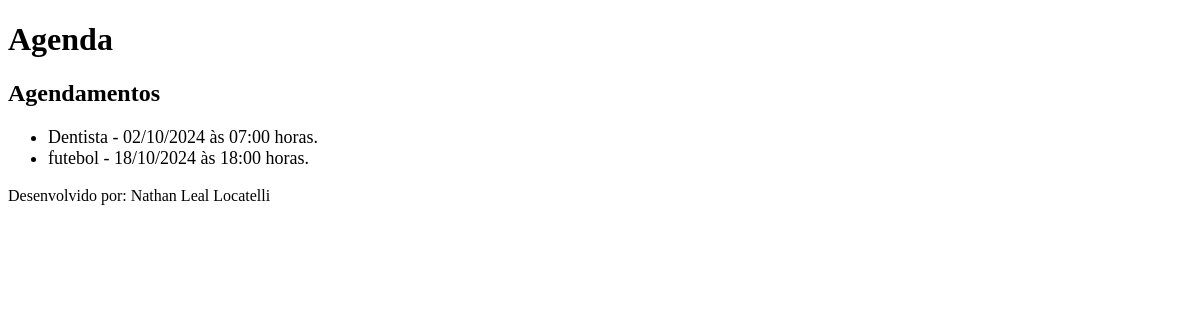
/agenda/, run on an earlier commit of the app's database.
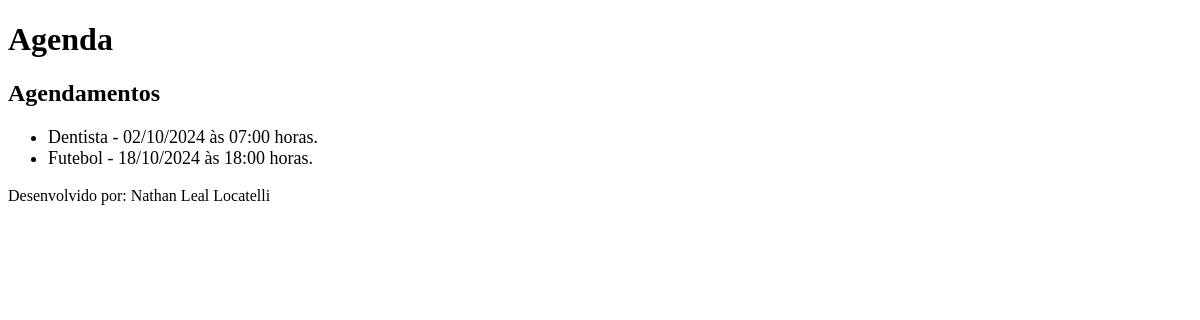
And on a later commit of the database.
### first_page/models.py (models this page shows)
class Evento(models.Model):
    titulo = models.CharField(max_length=100)
    descricao = models.TextField(blank=True, null=True)
    data_evento = models.DateTimeField(verbose_name="Data do Evento")
    data_criacao = models.DateTimeField(auto_now=True)
    usuario = models.ForeignKey(User, on_delete=models.CASCADE)
    class Meta:
        db_table = 'evento'
    def get_data_evento(self):
        return self.data_evento.strftime('%d/%m/%Y às %H:%M horas.')

### first_page/views.py (the view)
# urls.py: path('agenda/', views.lista_eventos),
def lista_eventos(request):
    usuario = request.user
    evento = Evento.objects.all()
    response = {'eventos': evento}
    return render(request, 'agenda.html', response)

### templates/agenda.html
{% extends "model-page.html" %}
{% block content %}
    <h2>Agendamentos</h2>
    <ul style="font-size: 18px">
    {% for evento in eventos %}
        <li>{{ evento.titulo}} - {{evento.get_data_evento}}</li>
    {% endfor %}
    </ul>
    {% endblock %}

What changed in the data, as far as the page shows it:
changed Evento: titulo "futebol" → "Futebol"
